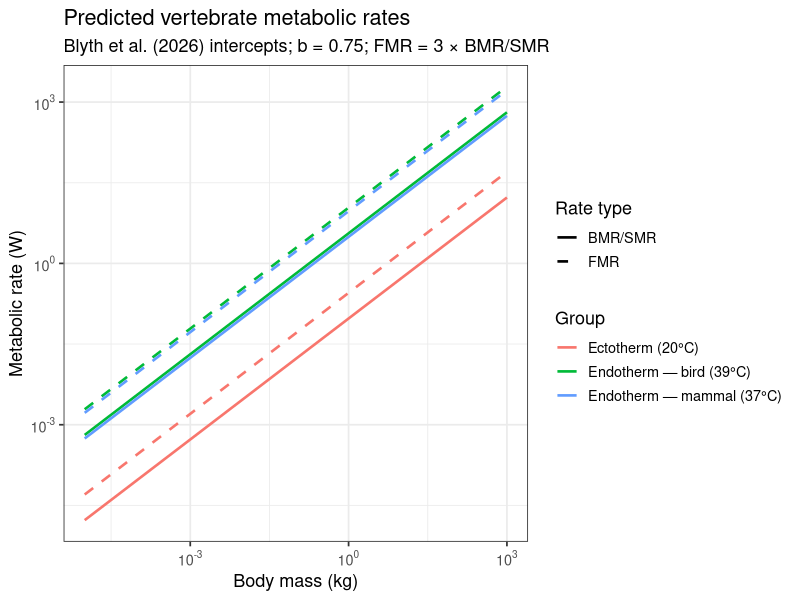
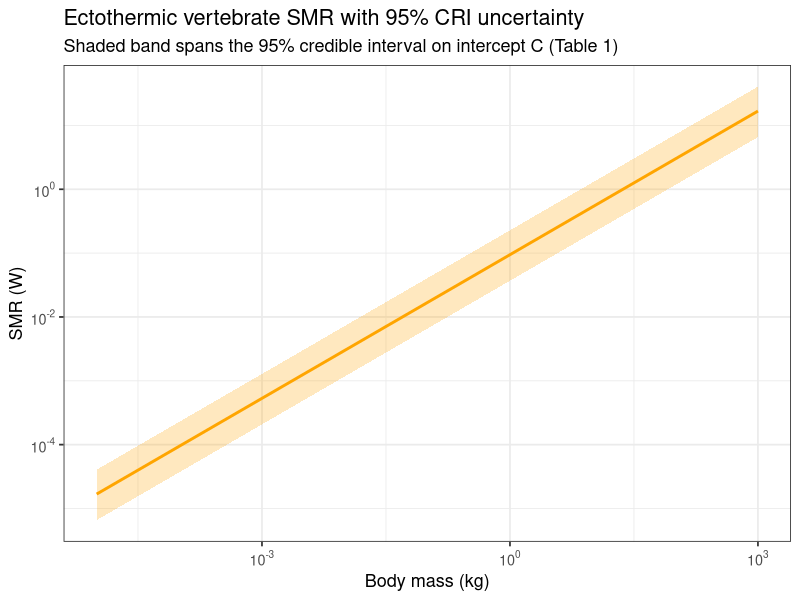

Here is the R script that generated these plots, in order:
## ---- chunk 1
knitr::opts_chunk$set(echo = TRUE, message = FALSE, warning = FALSE)
## ---- chunk 2
intercepts <- data.frame(
  group            = c("Ectothermic vertebrate", "Endothermic vertebrate"),
  C_blyth          = c(17.4,  19.53),
  CRI_lower        = c(16.46, 18.93),
  CRI_upper        = c(18.28, 20.13),
  C_brose          = c(18.18, 19.5),   # Previous standard (Brose et al. 2006)
  ax_brose         = c(0.88,  3.22),   # Brose BEFW coefficient
  ax_blyth         = c(0.274, 2.27)    # Blyth BEFW coefficient
)

knitr::kable(
  intercepts[, c("group", "C_blyth", "CRI_lower", "CRI_upper", "C_brose",
                 "ax_brose", "ax_blyth")],
  col.names = c("Group", "C Blyth [ln(W)]", "95% CRI lower",
                "95% CRI upper", "C Brose [ln(W)]",
                "a_x Brose", "a_x Blyth"),
  digits = 3,
  caption = "Table 1 intercepts and BEFW coefficients from Blyth et al. (2026).
             Blyth intercepts are lower than Brose for ectothermic vertebrates,
             reflecting phylogenetic correction and broader sampling."
)
## ---- chunk 3
k_bolt <- 8.617e-5  # Boltzmann constant (eV/K)
Ea     <- 0.63      # Activation energy (eV); Brown et al. 2004

#' Whole-body metabolic rate in Watts (BMR for endotherms, SMR for ectotherms)
#'
#' @param M    Body mass in grams
#' @param C    Allometric intercept in ln(W) from Table 1
#' @param b    Allometric exponent (use ~0.75 if Table S3 unavailable)
#' @param T_K  Temperature in Kelvin
#' @return Metabolic rate in Watts
bmr_smr_W <- function(M, C, b, T_K) {
  exp(C) * M^b * exp(-Ea / (k_bolt * T_K))
}

#' Mass-specific metabolic rate in W/g
#'
#' @inheritParams bmr_smr_W
#' @return Mass-specific metabolic rate in W/g
bmr_smr_mass_specific <- function(M, C, b, T_K) {
  exp(C) * M^(b - 1) * exp(-Ea / (k_bolt * T_K))
}

#' Field metabolic rate (whole-body, Watts)
fmr_W <- function(M, C, b, T_K) {
  3 * bmr_smr_W(M, C, b, T_K)
}

#' Field metabolic rate (mass-specific, W/g)
fmr_mass_specific <- function(M, C, b, T_K) {
  3 * bmr_smr_mass_specific(M, C, b, T_K)
}
## ---- chunk 4
# Intercepts from Table 1 (Blyth et al. 2026, PGLS median)
C_ecto_vert <- 17.4
C_endo_vert <- 19.53

# Exponent b: from Table S3 (supplementary). If unavailable, use classical ~0.75.
# Replace these with Table S3 values when available.
b_ecto_vert <- 0.75
b_endo_vert <- 0.75

# Reference temperatures (Kelvin)
T_mammal <- 273.15 + 37  # 310.15 K
T_bird   <- 273.15 + 39  # 312.15 K
T_ecto   <- 273.15 + 20  # 293.15 K — example environmental temperature
## ---- chunk 5
library(dplyr)
library(tidyr)
library(ggplot2)

# Define a range of body masses (grams)
masses_g <- 10^seq(-2, 6, by = 0.25)  # 0.01 g to 1,000 kg

results <- bind_rows(
  # Ectothermic vertebrate at 20°C
  data.frame(
    M_g        = masses_g,
    group      = "Ectotherm (20°C)",
    BMR_W      = bmr_smr_W(masses_g, C_ecto_vert, b_ecto_vert, T_ecto),
    FMR_W      = fmr_W(masses_g, C_ecto_vert, b_ecto_vert, T_ecto)
  ),
  # Endothermic vertebrate — mammal (37°C)
  data.frame(
    M_g        = masses_g,
    group      = "Endotherm — mammal (37°C)",
    BMR_W      = bmr_smr_W(masses_g, C_endo_vert, b_endo_vert, T_mammal),
    FMR_W      = fmr_W(masses_g, C_endo_vert, b_endo_vert, T_mammal)
  ),
  # Endothermic vertebrate — bird (39°C)
  data.frame(
    M_g        = masses_g,
    group      = "Endotherm — bird (39°C)",
    BMR_W      = bmr_smr_W(masses_g, C_endo_vert, b_endo_vert, T_bird),
    FMR_W      = fmr_W(masses_g, C_endo_vert, b_endo_vert, T_bird)
  )
)

# Print table for a few representative masses
representative <- results %>%
  filter(round(log10(M_g), 2) %in% c(-2, 0, 2, 4, 6)) %>%
  mutate(
    M_kg    = M_g / 1000,
    BMR_mW  = BMR_W * 1000,
    FMR_mW  = FMR_W * 1000
  ) %>%
  select(group, M_kg, BMR_mW, FMR_mW)

knitr::kable(
  representative,
  col.names = c("Group", "Mass (kg)", "BMR/SMR (mW)", "FMR (mW)"),
  digits    = 3,
  caption   = "Predicted whole-body basal/standard (BMR/SMR) and field (FMR)
               metabolic rates at representative body masses using Blyth et al.
               (2026) intercepts and b = 0.75."
)
## ---- chunk 6
results_long <- results %>%
  pivot_longer(cols = c(BMR_W, FMR_W), names_to = "rate_type", values_to = "rate_W") %>%
  mutate(
    rate_type = recode(rate_type, BMR_W = "BMR/SMR", FMR_W = "FMR"),
    M_kg = M_g / 1000
  )

ggplot(results_long, aes(x = M_kg, y = rate_W, colour = group, linetype = rate_type)) +
  geom_line(size = 0.9) +
  scale_x_log10(
    labels = scales::trans_format("log10", scales::math_format(10^.x))
  ) +
  scale_y_log10(
    labels = scales::trans_format("log10", scales::math_format(10^.x))
  ) +
  scale_linetype_manual(values = c("BMR/SMR" = "solid", "FMR" = "dashed")) +
  labs(
    x        = "Body mass (kg)",
    y        = "Metabolic rate (W)",
    colour   = "Group",
    linetype = "Rate type",
    title    = "Predicted vertebrate metabolic rates",
    subtitle = "Blyth et al. (2026) intercepts; b = 0.75; FMR = 3 × BMR/SMR"
  ) +
  theme_bw(base_size = 13)
## ---- chunk 7
# Ectothermic vertebrate example with CRI propagation
C_ecto_low  <- 16.46
C_ecto_high <- 18.28

df_uncertainty <- data.frame(M_g = masses_g) %>%
  mutate(
    BMR_median = bmr_smr_W(M_g, C_ecto_vert, b_ecto_vert, T_ecto),
    BMR_low    = bmr_smr_W(M_g, C_ecto_low,  b_ecto_vert, T_ecto),
    BMR_high   = bmr_smr_W(M_g, C_ecto_high, b_ecto_vert, T_ecto),
    M_kg       = M_g / 1000
  )

ggplot(df_uncertainty, aes(x = M_kg)) +
  geom_ribbon(aes(ymin = BMR_low, ymax = BMR_high), alpha = 0.25, fill = "orange") +
  geom_line(aes(y = BMR_median), colour = "orange", size = 1) +
  scale_x_log10(labels = scales::trans_format("log10", scales::math_format(10^.x))) +
  scale_y_log10(labels = scales::trans_format("log10", scales::math_format(10^.x))) +
  labs(
    x        = "Body mass (kg)",
    y        = "SMR (W)",
    title    = "Ectothermic vertebrate SMR with 95% CRI uncertainty",
    subtitle = "Shaded band spans the 95% credible interval on intercept C (Table 1)"
  ) +
  theme_bw(base_size = 13)
